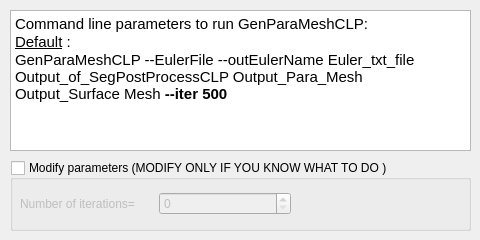
             <widget class="QWidget" name="tab_20">
              <attribute name="title">
               <string>Generate Mesh Parameters</string>
              </attribute>
              <widget class="QTextBrowser" name="ANTs_textBrowser_3">
               <property name="geometry">
                <rect>
                 <x>10</x>
                 <y>10</y>
                 <width>461</width>
                 <height>141</height>
                </rect>
               </property>
               <property name="html">
                <string>&lt;!DOCTYPE HTML PUBLIC &quot;-//W3C//DTD HTML 4.0//EN&quot; &quot;http://www.w3.org/TR/REC-html40/strict.dtd&quot;&gt;
&lt;html&gt;&lt;head&gt;&lt;meta name=&quot;qrichtext&quot; content=&quot;1&quot; /&gt;&lt;style type=&quot;text/css&quot;&gt;
p, li { white-space: pre-wrap; }
&lt;/style&gt;&lt;/head&gt;&lt;body style=&quot; font-family:'Ubuntu'; font-size:11pt; font-weight:400; font-style:normal;&quot;&gt;
&lt;p style=&quot; margin-top:0px; margin-bottom:0px; margin-left:0px; margin-right:0px; -qt-block-indent:0; text-indent:0px;&quot;&gt;Command line parameters to run GenParaMeshCLP: &lt;/p&gt;
&lt;p style=&quot; margin-top:0px; margin-bottom:0px; margin-left:0px; margin-right:0px; -qt-block-indent:0; text-indent:0px;&quot;&gt;&lt;span style=&quot; text-decoration: underline;&quot;&gt;Default&lt;/span&gt; :&lt;span style=&quot; font-weight:600;&quot;&gt; &lt;/span&gt;&lt;/p&gt;
&lt;p style=&quot; margin-top:0px; margin-bottom:0px; margin-left:0px; margin-right:0px; -qt-block-indent:0; text-indent:0px;&quot;&gt;GenParaMeshCLP --EulerFile --outEulerName Euler_txt_file Output_of_SegPostProcessCLP Output_Para_Mesh Output_Surface Mesh &lt;span style=&quot; font-weight:600;&quot;&gt;--iter 500 &lt;/span&gt;&lt;/p&gt;
&lt;p style=&quot;-qt-paragraph-type:empty; margin-top:0px; margin-bottom:0px; margin-left:0px; margin-right:0px; -qt-block-indent:0; text-indent:0px; font-weight:600;&quot;&gt;&lt;br /&gt;&lt;/p&gt;&lt;/body&gt;&lt;/html&gt;</string>
               </property>
              </widget>
              <widget class="QGroupBox" name="modify_ANTs_groupBox_3">
               <property name="geometry">
                <rect>
                 <x>10</x>
                 <y>160</y>
                 <width>461</width>
                 <height>71</height>
                </rect>
               </property>
               <property name="title">
                <string>Modify parameters (MODIFY ONLY IF YOU KNOW WHAT TO DO )</string>
               </property>
               <property name="checkable">
                <bool>true</bool>
               </property>
               <property name="checked">
                <bool>false</bool>
               </property>
               <widget class="QWidget" name="layoutWidget_13">
                <property name="geometry">
                 <rect>
                  <x>10</x>
                  <y>30</y>
                  <width>271</width>
                  <height>28</height>
                 </rect>
                </property>
                <layout class="QHBoxLayout" name="horizontalLayout_79">
                 <item>
                  <widget class="QLabel" name="label_67">
                   <property name="text">
                    <string>Number of iterations= </string>
                   </property>
                  </widget>
                 </item>
                 <item>
                  <widget class="QSpinBox" name="nb_iteration_GenParaMeshCLP_spinBox">
                   <property name="maximum">
                    <number>100000</number>
                   </property>
                  </widget>
                 </item>
                </layout>
               </widget>
              </widget>
             </widget>
